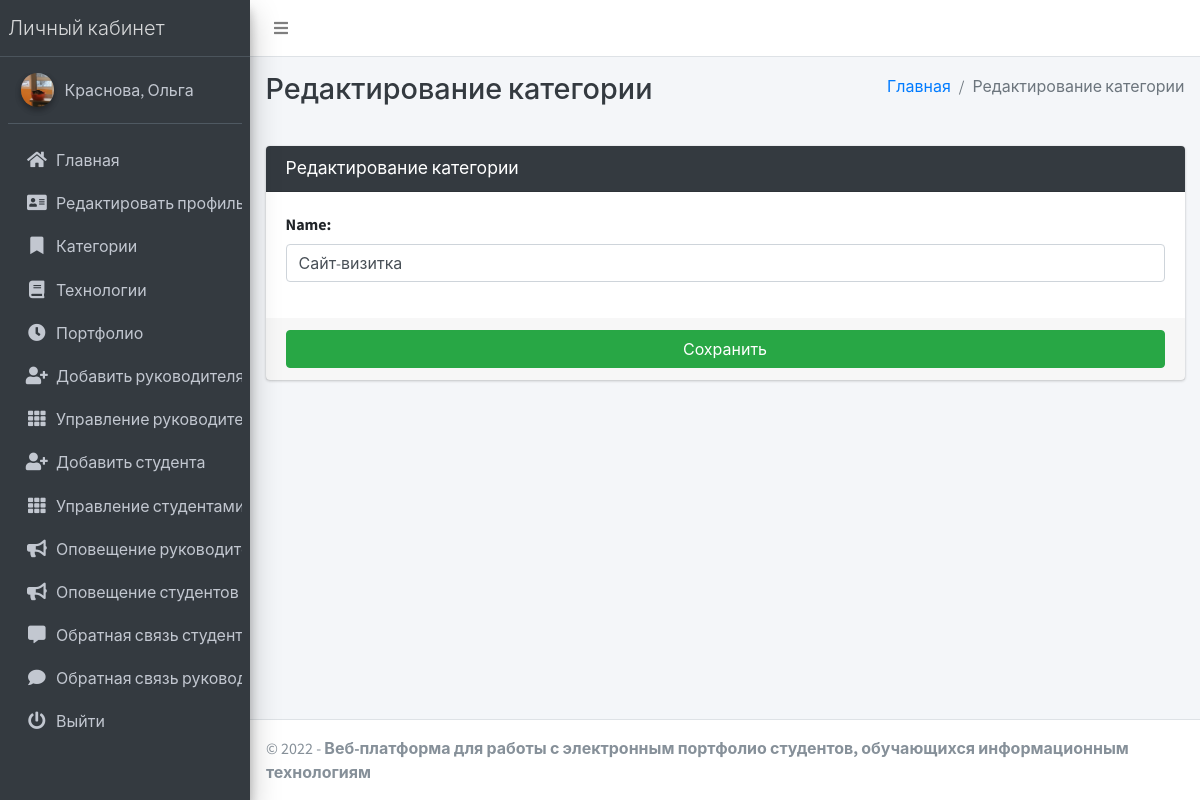
Screenshot of /course/edit/1 (signed in) with the database file from the repository.
### main_app/models.py (models this page shows, shortened)
class CustomUser(AbstractUser):
    USER_TYPE = ((1, "HOD"), (2, "Staff"), (3, "Student"))
    GENDER = [("M", "Male"), ("F", "Female")]
    username = None  # Removed username, using email instead
    email = models.EmailField(unique=True)
    user_type = models.CharField(default=1, choices=USER_TYPE, max_length=1)
    gender = models.CharField(max_length=1, choices=GENDER)
    profile_pic = models.ImageField()
    address = models.TextField()
    fcm_token = models.TextField(default="")  # For firebase notifications
    created_at = models.DateTimeField(auto_now_add=True)
    updated_at = models.DateTimeField(auto_now=True)
    USERNAME_FIELD = "email"
    REQUIRED_FIELDS = []
    objects = CustomUserManager()
    def __str__(self):
        return self.last_name + ", " + self.first_name

class Course(models.Model):
    name = models.CharField(max_length=120)
    created_at = models.DateTimeField(auto_now_add=True)
    updated_at = models.DateTimeField(auto_now=True)

### main_app/hod_views.py (the view, shortened to what this page needs)
def edit_course(request, course_id):
    instance = get_object_or_404(Course, id=course_id)
    form = CourseForm(request.POST or None, instance=instance)
    context = {
        'form': form,
        'course_id': course_id,
        'page_title': 'Редактирование категории'
    }
    return render(request, 'hod_template/edit_course_template.html', context)

### main_app/forms.py
class CourseForm(FormSettings):
    def __init__(self, *args, **kwargs):
        super(CourseForm, self).__init__(*args, **kwargs)
    class Meta:
        fields = ['name']
        model = Course

### main_app/templates/hod_template/edit_course_template.html
{% extends 'main_app/base.html' %}
{% load static %}
{% block page_title %}{{page_title}}{% endblock page_title %}
{% block content %}
<section class="content">
    <div class="container-fluid">
        <div class="row">
            <div class="col-md-12">
                <div class="card card-dark">
                    <div class="card-header">
                        <h3 class="card-title">{{page_title}}</h3>
                    </div>
                    {% include "main_app/form_template.html" with messages=messages  form=form button_text="Сохранить"%}
                </div>
            </div>
        </div>
    </div>
</section>
{% endblock content %}

### main_app/templates/main_app/sidebar_template.html (shortened to what this page needs)
{% load static %}
<aside class="main-sidebar sidebar-dark-info elevation-4">
    {% if request.user.user_type == '1' %}
    <a href="{% url 'admin_home' %}" class="brand-link">
        <span class="brand-text font-weight-light">Личный кабинет</span>
    </a>
    <div class="sidebar">
        <div class="user-panel mt-3 pb-3 mb-3 d-flex">
            <div class="image">
                <img src="{{ request.user.profile_pic}}" class="img-circle elevation-2" alt="User Image">
            </div>
            <div class="info">
                <a href="#" class="d-block">{{user}}</a>
            </div>
        </div>
        <nav class="mt-2">
            <ul class="nav nav-pills nav-sidebar flex-column" data-widget="treeview" role="menu" data-accordion="false">
                <li class="nav-item">
                    {% url 'admin_home' as admin_home %}
                    <a href="{{admin_home}}" class="nav-link {% if admin_home == request.path %} active {% endif %}">
                        <i class="nav-icon fas fa-home"></i>
                        <p>
                            Главная
                        </p>
                    </a>
                </li>
                <li class="nav-item">
                    {% url 'admin_view_profile' as admin_view_profile %}
                    <a href="{{admin_view_profile}}"
                        class="nav-link {% if admin_view_profile == request.path %} active {% endif %}">
                        <i class="nav-icon fas fa-address-card"></i>
                        <p>
                            Редактировать профиль
                        </p>
                    </a>
                </li>
                <li class="nav-item has-treeview">
                    <a href="#" class="nav-link">
                        <i class="nav-icon fas fa-bookmark"></i>
                        <p>
                            Категории
                        </p>
                    </a>
                </li>
                <li class="nav-item has-treeview">
                    <a href="#" class="nav-link">
                        <i class="nav-icon fas fa-book"></i>
                        <p>
                            Технологии
                        </p>
                    </a>
                </li>
                <li class="nav-item has-treeview">
                    <a href="#" class="nav-link">
                        <i class="nav-icon fas fa-clock"></i>
                        <p>
                            Портфолио
                        </p>
                    </a>
                </li>
                <li class="nav-item">
                    {% url 'add_staff' as add_staff %}
                    <a href="{{add_staff}}" class="nav-link {% if add_staff == request.path %} active {% endif %}">
                        <i class="nav-icon fas fa-user-plus"></i>
                        <p>
                            Добавить руководителя
                        </p>
                    </a>
                </li>
                <li class="nav-item">
                    {% url 'manage_staff' as manage_staff %}
                    {% url 'edit_staff' staff_id as edit_staff %}
                    <a href="{{manage_staff}}"
                        class="nav-link {% if manage_staff == request.path or request.path == edit_staff %} active {% endif %}">
                        <i class="nav-icon fas fa-th"></i>
                        <p>
                            Управление руководителями
                        </p>
                    </a>
                </li>
                <li class="nav-item">
                    {% url 'add_student' as add_student%}
                    <a href="{{add_student}}" class="nav-link  {% if add_student == request.path %} active {% endif %}">
                        <i class="nav-icon fas fa-user-plus"></i>
                        <p>
                            Добавить студента
                        </p>
                    </a>
                </li>
                <li class="nav-item">
                    {% url 'manage_student' as manage_student %}
                    {% url 'edit_student' student_id as edit_student %}
                    <a href="{{manage_student}}"
                        class="nav-link  {% if edit_student == request.path or manage_student == request.path %} active {% endif %}">
                        <i class="nav-icon fas fa-th"></i>
                        <p>
                            Управление студентами
                        </p>
                    </a>
                </li>
                <li class="nav-item">
                    {% url 'admin_notify_staff' as admin_notify_staff %}
                    <a href="{{admin_notify_staff}}"
                        class="nav-link {% if admin_notify_staff == request.path %} active {% endif %}">
                        <i class="nav-icon fas fa-bullhorn"></i>
                        <p>
                            Оповещение руководителей
                        </p>
                    </a>
                </li>
                <li class="nav-item">
                    {% url 'admin_notify_student' as admin_notify_student %}
                    <a href="{{admin_notify_student}}"
                        class="nav-link {% if admin_notify_student == request.path %} active {% endif %}">
                        <i class="nav-icon fas fa-bullhorn"></i>
                        <p>
                            Оповещение студентов
                        </p>
                    </a>
                </li>
                <li class="nav-item">
                <li class="nav-item">
                    {% url 'student_feedback_message' as student_feedback_message %}
                    <a href="{{ student_feedback_message }}"
                        class="nav-link  {% if student_feedback_message == request.path %} active {% endif %}">
                        <i class="nav-icon fas fa-comment-alt"></i>
                        <p>
                            Обратная связь студентов
                        </p>
                    </a>
                </li>
                <li class="nav-item">
                    {% url 'staff_feedback_message' as staff_feedback_message %}
                    <a href="{{staff_feedback_message}}"
                        class="nav-link   {% if staff_feedback_message == request.path %} active {% endif %}">
                        <i class="nav-icon fas fa-comment"></i>
                        <p>
                            Обратная связь руководителей
                        </p>
                    </a>
                </li>
                                        {% endif %}
                                        <li class="nav-item">
                                            <a href="{% url 'user_logout' %}"
                                                onclick="return confirm('Ваш сеанс работы будет завершен.\n\nЗавершить?')"
                                                class="nav-link">
                                                <i class="nav-icon fas fa-power-off"></i>
                                                <p>
                                                    Выйти
                                                </p>
                                            </a>
                                        </li>
                                    </ul>
                                </nav>
                            </div>
</aside>

### main_app/templates/main_app/form_template.html (shortened to what this page needs)
<form role="form" method="POST" enctype="multipart/form-data">
    <div class="card-body">
        {% for field in form  %}
        <div class="form-group">
            {{field.label_tag}}
            {{field}}
        </div>
        {% endfor %}
    </div>
    <div class="card-footer">
        <button type="submit" class="btn btn-success btn-block">
            {% if button_text %}
            {{button_text}}
            {% else %}
            Подтвердить
            {% endif %}
        </button>
    </div>
</form>

### rows the page displays
CustomUser: user.profile_pic (picture), last_name+first_name "Краснова, Ольга"
Course: form "Сайт-визитка"

### other values shown
{{ page_title }} "Редактирование категории"
{{ field.label_tag }} "Name:"
{{ button_text }} "Сохранить"
